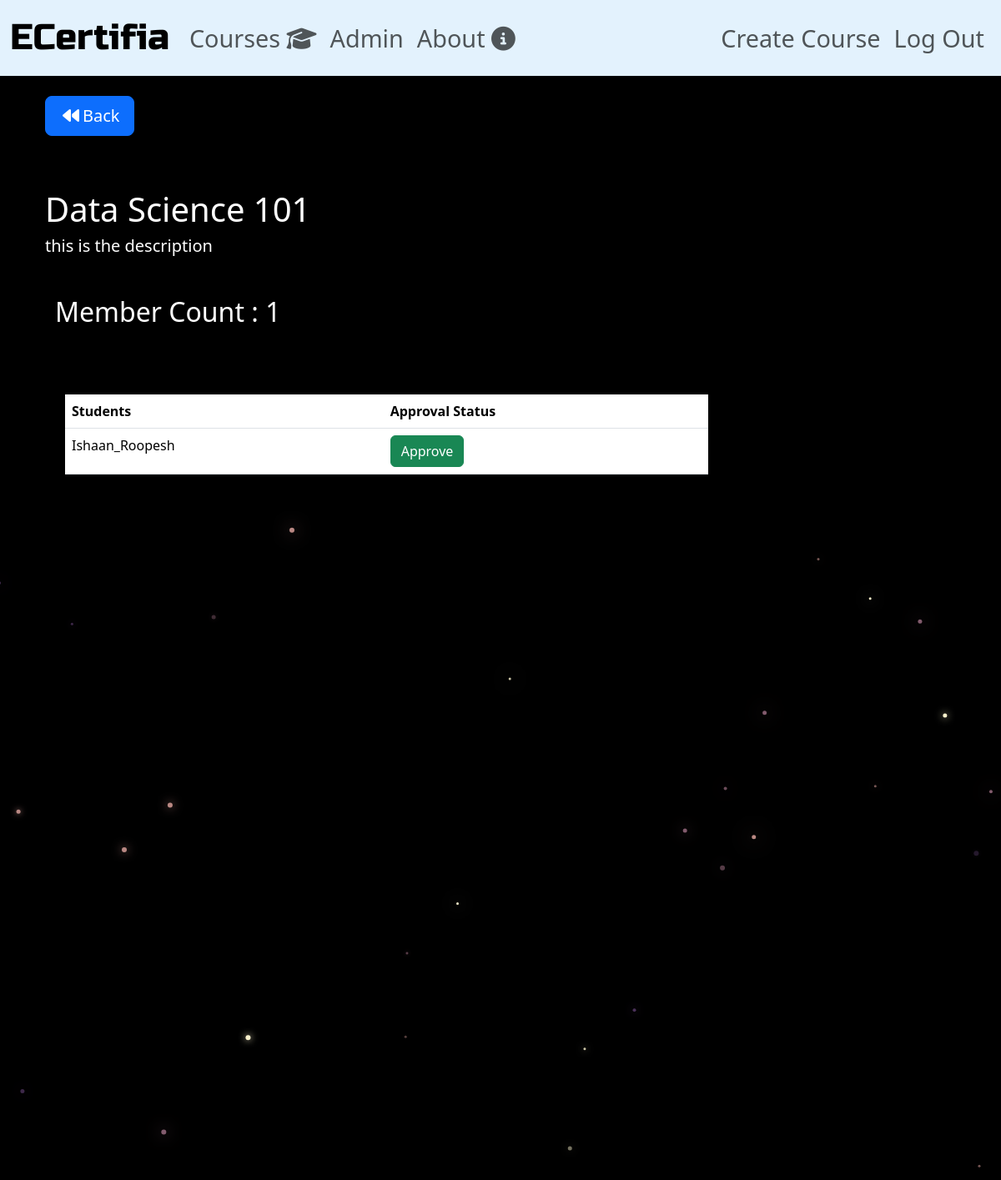
Page /courses/data-science-101/ (signed in) on the committed database.
### courses/models.py (models this page shows, shortened)
class Course(models.Model):
    name = models.CharField(max_length=255, unique=True)
    course_instructor = models.CharField(max_length=255, blank=False, default='')
    issuing_organization = models.CharField(max_length=256, default='')
    slug = models.SlugField(allow_unicode=True, unique=True)
    description = models.TextField(blank=True, default='')
    description_html = models.TextField(editable=False, default='', blank=True)
    members = models.ManyToManyField(User, through='CourseMembers')
    course_length_hours = models.PositiveIntegerField(default=0)
    class Meta:
        ordering = ['name']

class CourseMembers(models.Model):
    course = models.ForeignKey(Course, related_name='memberships', on_delete=models.CASCADE)
    user = models.ForeignKey(User, related_name='user_courses', on_delete=models.CASCADE)
    class Meta:
        unique_together = ('course', 'user')

### courses/views.py (the view)
# urls.py: path('<slug>/', views.SingleGroup.as_view(), name='single'),
class SingleGroup(generic.DetailView):
    model = Course
    def get_context_data(self, **kwargs):
        context = super().get_context_data(**kwargs)
        course = context['object']
        students = CourseMembers.objects.filter(course=course) #obtains students in the particular course
        join_requests = {student.user_id: student.user.coursejoinrequest_set.filter(course=course).first() for student in students}
        context['students_with_requests'] = [(student, join_requests.get(student.user_id)) for student in students] #creates a list of students for the course for the context dictionary key with the student and approval details in a tuple as the key.
        return context

### courses/templates/courses/course_detail.html (shortened to what this page needs)
{% extends 'courses/course_base.html' %}
{% block precourse %}
<p>
    <a href="{% url 'courses:all'%}" class="btn btn-primary btn-lg mb-5">
        <span class="fa-solid fa-backward p-1"></span>Back
    </a>
</p>
<h1>{{ course.name }}</h1>
<h5>
    <div class="jumbotron">
        {{ course.description_html|safe }}
    </div>
</h5>
<h2 class="p-4 pb-5">Member Count : {{ course.members.count }}</h2>
<div class="content">
    <div class="col-md-9 p-4">
    {% if user.is_superuser %}
        {% if course.members.all %}
        <table class="table table-hover" align="center">
            <thead>
                <th>Students</th>
                <th>Approval Status</th>
            </thead>
            {% for student, join_request in students_with_requests %}
                <tr {% if join_request.is_approved %}class="table-success"{% endif %}>
                    <td>{{ student.user.username }}</td>
                    <td>
                        {% if not join_request.is_approved %}
                            <form id="approvalForm_{{ student.user.username }}" method="post" action="{% url 'courses:change_approval_status' course.slug student.user.username %}">
                                <button type="button" class="btn btn-success" onclick="toggleApproval('{{ student.user.username }}')">Approve</button>
                            </form>
                        {% else %}
                            <p>Approved</p>
                        {% endif %}
                    </td>
                </tr>
            {% endfor %}
        </table>
        {% else %}
        <h2>No Students in this group yet!</h2>
        {% endif %}
    </div>
    {% endif %}
</div>
{% endblock %}

### static/ecertificate/css/mastermain.css (style rules this page uses)
html, body { background: black; margin: 0; }

### static/ecertificate/css/ecertificate/master.css (style rules this page uses)
body { background-color: black; color:white; }

### rows in the picture
Course: name "Data Science 101", description_html "this is the description", members.count "1"
CourseMembers: user.username "Ishaan_Roopesh"
